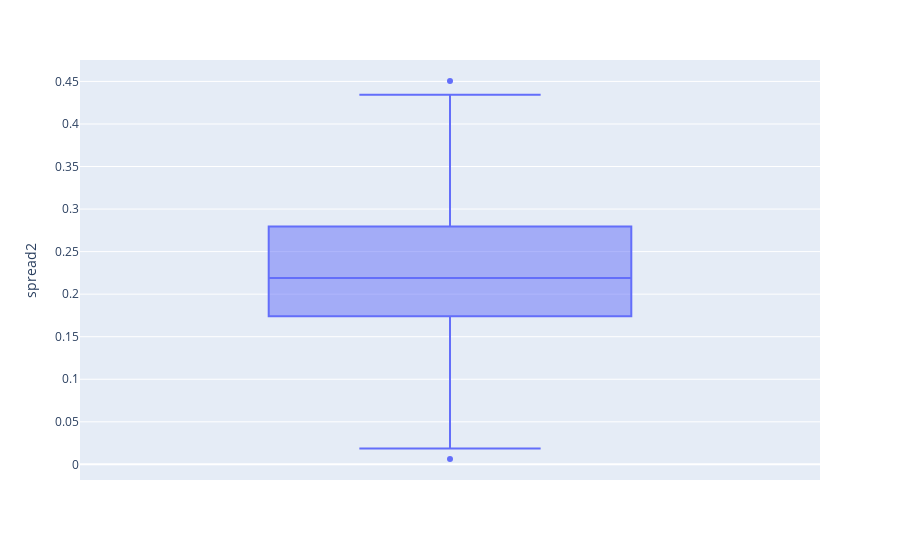

The notebook cell saved with this chart:
### Markdown cell above
#### 8. 'spread2'

### Code cell
boxplot_of('spread2')

### Figure 1 — Plotly figure (JSON) as saved in the notebook; plotly's stock layout.template omitted (floating-point values rounded to 4 significant figures; data arrays with more than 128 entries replaced by an {"elided": "..."} marker saying what was removed)
{"data": [{"alignmentgroup": "True", "hovertemplate": "spread2=%{y}<extra></extra>", "legendgroup": "", "marker": {"color": "#636efa"}, "name": "", "notched": false, "offsetgroup": "", "orientation": "v", "showlegend": false, "type": "box", "x0": " ", "xaxis": "x", "y": {"elided": "195 float values"}, "y0": " ", "yaxis": "y"}], "layout": {"boxmode": "group", "legend": {"tracegroupgap": 0}, "margin": {"t": 60}, "xaxis": {"anchor": "y", "domain": [0, 1]}, "yaxis": {"anchor": "x", "domain": [0, 1], "title": {"text": "spread2"}}}}
